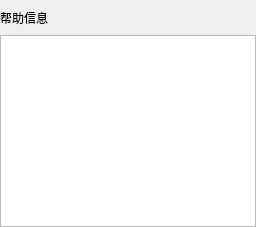
         <widget class="QWidget" name="page_35">
          <layout class="QVBoxLayout" name="verticalLayout_14">
           <property name="spacing">
            <number>0</number>
           </property>
           <property name="leftMargin">
            <number>0</number>
           </property>
           <property name="topMargin">
            <number>0</number>
           </property>
           <property name="rightMargin">
            <number>0</number>
           </property>
           <property name="bottomMargin">
            <number>0</number>
           </property>
           <item>
            <widget class="QWidget" name="verticalWidget_13" native="true">
             <layout class="QVBoxLayout" name="verticalLayout_13">
              <property name="spacing">
               <number>0</number>
              </property>
              <property name="leftMargin">
               <number>0</number>
              </property>
              <property name="topMargin">
               <number>0</number>
              </property>
              <property name="rightMargin">
               <number>0</number>
              </property>
              <property name="bottomMargin">
               <number>0</number>
              </property>
              <item>
               <widget class="QLabel" name="label_2">
                <property name="minimumSize">
                 <size>
                  <width>0</width>
                  <height>35</height>
                 </size>
                </property>
                <property name="text">
                 <string>帮助信息</string>
                </property>
               </widget>
              </item>
              <item>
               <widget class="QTextEdit" name="textEdit_help">
                <property name="enabled">
                 <bool>true</bool>
                </property>
               </widget>
              </item>
             </layout>
            </widget>
           </item>
          </layout>
         </widget>
